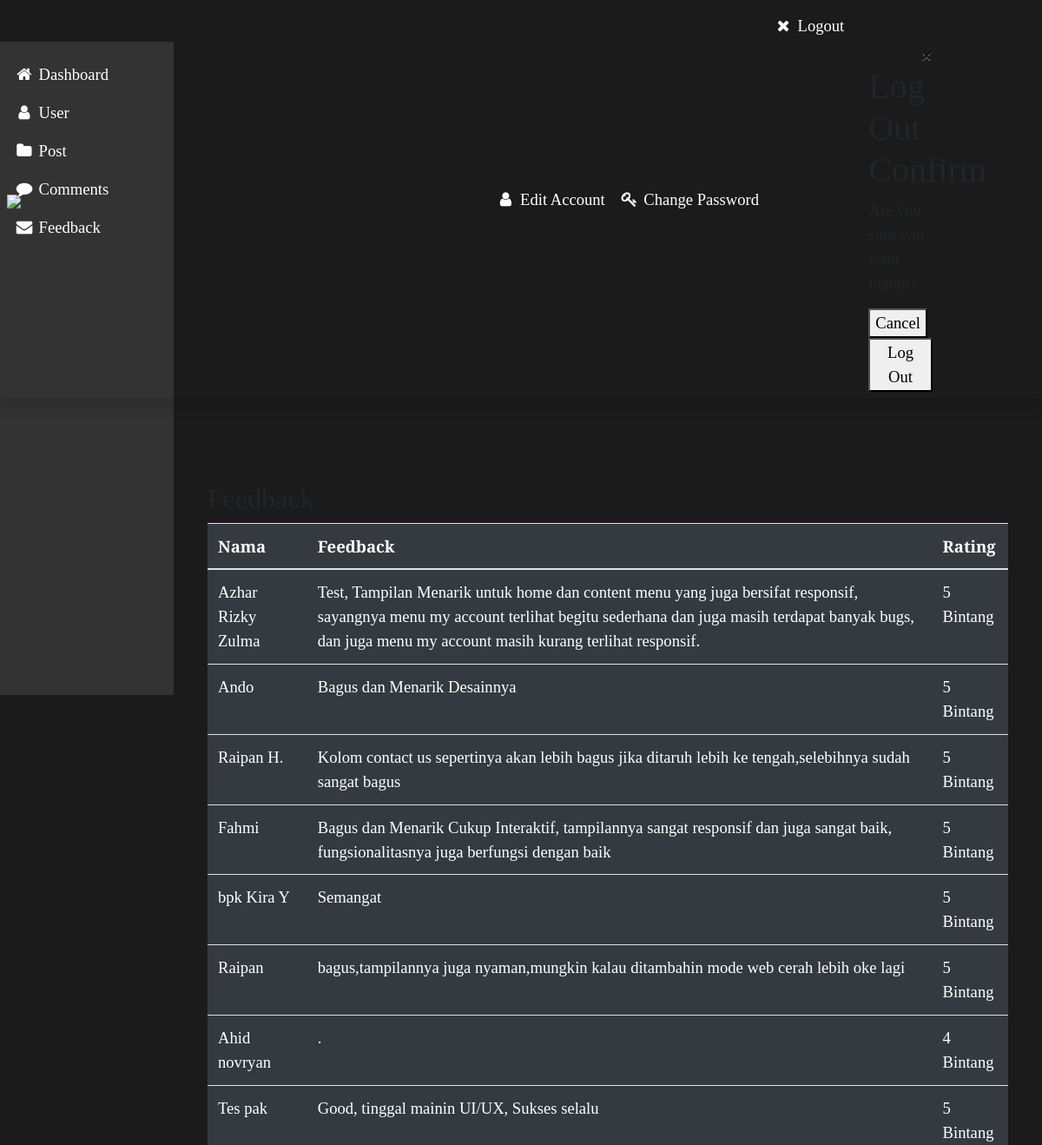
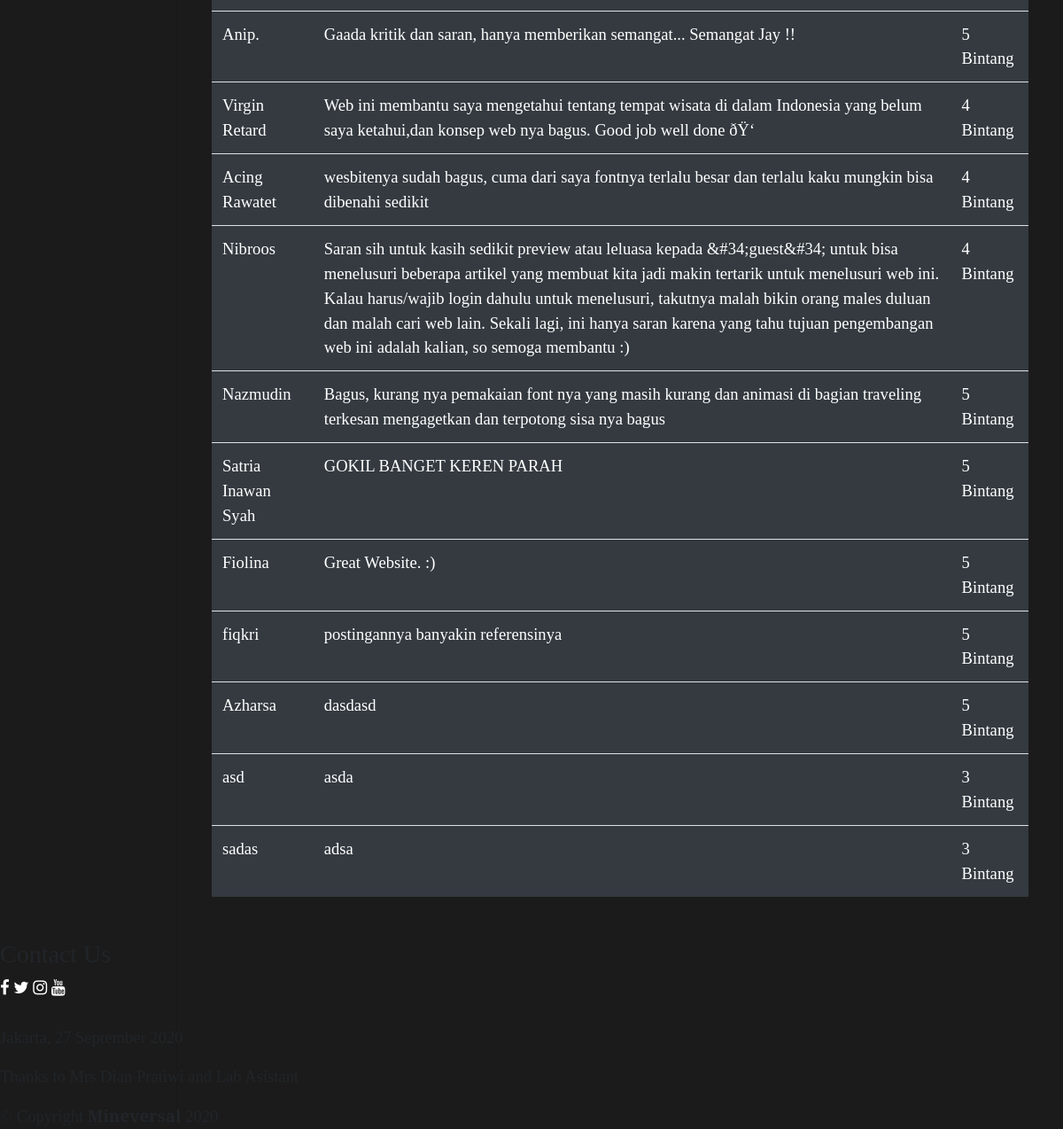
The page /admin/feedback.php (signed in) on the database its author committed (2 pictures, top to bottom).
### tables this page shows
CREATE TABLE `feedback` (
  `id` int(11) NOT NULL,
  `name` varchar(255) NOT NULL,
  `feedback` longtext NOT NULL,
  `rating` int(5) NOT NULL
);

### admin/feedback.php (the view, shortened to what this page needs)
<?php
include('includes/config.php');
?>
<!DOCTYPE html>
    <link rel="stylesheet" href="https://tugas.mineversal.com/user/assets/css/account.css" type="text/css"/>
    <link rel="stylesheet" href="https://tugas.mineversal.com/user/assets/css/index.css" type="text/css"/>
    <link rel="stylesheet" href="https://tugas.mineversal.com/user/framework/css/bootstrap.min.css"/>
    <link href="https://cdnjs.cloudflare.com/ajax/libs/font-awesome/4.7.0/css/font-awesome.min.css"  rel="stylesheet">
    <head>
    </head>
    <body>
        <header id="bar" class="barheader">
            <nav class="nav navbar navbar-dark flex-md-nowrap shadow p-2 navbar-expand-lg" id="nav-custom">
                <a class="navbar-brand" href="#"><img class="my-auto mx-auto" src="https://tugas.mineversal.com/user/assets/img/logo.png" width="200px"></a>
                <div class="collapse navbar-collapse" id="navbarSupportedContent">
                    <ul class="navbar-nav ml-auto">
                        <li class="nav-item my-auto buttonbar active">
                            <a href="update" class="nav-link"><i class="fa fa-fw fa-user"></i> Edit Account</a>
                        </li>
                        <li class="nav-item my-auto buttonbar active">
                            <a href="password" class="nav-link"><i class="fa fa-fw fa-key"></i> Change Password</a>
                        </li>
                        <li class="nav-item my-auto buttonbar active">
                            <a class="nav-link" onclick="document.getElementById('signUp').style.display='block'" style="width:auto;"><i class="fa fa-fw fa-close"></i> Logout</a>
                            <div id="signUp" class="signup-bg">
                                <form class="signup-content animate col-md-4 mx-auto" action="logout.php" method="POST">
                                    <div class="signup-container">
                                        <div class="signup-formcontainer">
                                            <span onclick="document.getElementById('signUp').style.display='none'" class="close" title="Close Modal">&times;</span>
                                            <h1>Log Out Confirm</h1>
                                            <p>Are you sure you want logout?</p>
                                        </div>
                                        <div class="clearfix">
                                            <button type="button" onclick="document.getElementById('signUp').style.display='none'" class="cancelbtn">Cancel</button>
                                            <button type="submit" class="signupbtn" name="logout">Log Out</button>
                                        </div>
                                    </div>
                                </form>
                            </div>
                        </li>
                    </ul>
                </div>
            </nav>
        </header>
        <div class="container-fluid">
            <div class="row">
                <nav id="sidebarMenu" class="col-md-3 col-lg-2 d-md-block sidebar collapse" id="nav-custom">
                    <div class="sidebar-sticky pt-3">
                        <ul class="nav flex-column">
                            <li class="nav-item my-auto buttonbar active">
                                <a class="nav-link active" href="dashboard"><i class="fa fa-fw fa-home"></i> Dashboard</a>
                            </li>
                            <li class="nav-item my-auto buttonbar active">
                                <a class="nav-link active" href="user"><i class="fa fa-fw fa-user"></i> User</a>
                            </li>
                            <li class="nav-item my-auto buttonbar active">
                                <a class="nav-link active" href="post"><i class="fa fa-fw fa-folder"></i> Post</a>
                            </li>
                            <li class="nav-item my-auto buttonbar active">
                                <a class="nav-link active" href="komentar"><i class="fa fa-fw fa-comment"></i> Comments</a>
                            </li>
                            <li class="nav-item my-auto buttonbar active">
                                <a class="nav-link active" href="feedback"><i class="fa fa-fw fa-envelope"></i> Feedback</a>
                            </li>
                        </ul>
                    </div>
                </nav>
                <main role="main" class="col-md-9 ml-sm-auto col-lg-10 px-md-4 kanan">
                    <div class="container-fluid mb-5 pt-5">
                        <h2 class="mt-5">Feedback</h2>
                        <div class="row">
                            <div class="col-sm-12">
                                <div class="card-box">
                                    <div class="table-responsive">
                                        <table class="table table-colored table-centered table-inverse m-0 bg-dark">
                                            <thead>
                                                <tr>
                                                    <th>Nama</th>
                                                    <th>Feedback</th>
                                                    <th>Rating</th>
                                                </tr>
                                            </thead>
                                            <tbody>
                                                <?php
                                                    $query=mysqli_query($kon,"SELECT id as id, name as name, feedback as feedback, rating as rating FROM feedback");
                                                    $rowcount=mysqli_num_rows($query);
                                                    if($rowcount==0){
                                                ?>
                                                <tr>
                                                    <td colspan = "3" align="center"><h3 style="color:red">No record found</h3></td>
                                                </tr>
                                                <?php
                                                    } else {
                                                        while($row = mysqli_fetch_array($query))
                                                    {
                                                ?>
                                                <tr>
                                                    <td><?php echo htmlentities($row['name']);?></td>
                                                    <td><?php echo htmlentities($row['feedback']);?></td>
                                                    <td><?php echo htmlentities($row['rating']);?> Bintang</td>
                                                </tr>
                                                <?php } }?>
                                            </tbody>
                                        </table>
                                    </div>
                                </div>
                            </div>
                        </div>
                    </div>
                </main>
            </div>
        </div>
        <div class="footer">
            <div id="contact">
                <h3 class="">Contact Us</h3>
                <a href="https://facebook.com/mineversal" class="fa fa-facebook"></a>
                <a href="https://twitter.com/mineversals" class="fa fa-twitter"></a>
                <a href="https://instagram.com/mineversal" class="fa fa-instagram"></a>
                <a href="https://youtube.com/mineversal" class="fa fa-youtube"></a>
            </div>
            <br>
            <div>
                <p>Jakarta, 27 September 2020</p>
                <p>Thanks to Mrs Dian Pratiwi and Lab Asistant<p>
            </div>
            <div class="copyright">
                &copy; Copyright <strong><span>Mineversal</span></strong> 2020
            </div>
        </div>
    </body>
</html>

### admin/feedback.php (style rules this page uses)
body { font-family: 'Alegreya'; font-size: 18.6px; background-color: rgb(27, 27, 27); height: auto; }
tr, td, a { color: white; }
.sidebar { position: fixed; top: 0; bottom: 0; left: 0; z-index: 1; padding: 48px 0 0; box-shadow: inset -1px 0 0 rgba(0, 0, 0, .1); }
.sidebar-sticky { position: relative; top: 0; height: calc(100vh - 48px); padding-top: .5rem; overflow-x: hidden; overflow-y: auto; background-color: #333; }
.sidebar .nav-link { font-weight: 500; color: #333; }
.sidebar .nav-link.active { color: white; }
#nav-custom { z-index: 2; }

### rows shown on the page
feedback: name "Azhar Rizky Zulma", feedback "Test, Tampilan Menarik untuk home dan content menu yang juga bersifat responsif, sayangnya menu my account terlihat begitu sederhana dan juga masih terdapat banyak bugs, dan juga menu my account masih kurang terlihat responsif.", rating "5"
feedback: name "Ando", feedback "Bagus dan Menarik Desainnya", rating "5"
feedback: name "Raipan H.", feedback "Kolom contact us sepertinya akan lebih bagus jika ditaruh lebih ke tengah,selebihnya sudah sangat bagus", rating "5"
feedback: name "Fahmi", feedback "Bagus dan Menarik Cukup Interaktif, tampilannya sangat responsif dan juga sangat baik, fungsionalitasnya juga berfungsi dengan baik", rating "5"
feedback: name "bpk Kira Y", feedback "Semangat", rating "5"
feedback: name "Raipan", feedback "bagus,tampilannya juga nyaman,mungkin kalau ditambahin mode web cerah lebih oke lagi", rating "5"
feedback: name "Ahid novryan", feedback ".", rating "4"
feedback: name "Tes pak", feedback "Good, tinggal mainin UI/UX, Sukses selalu", rating "5"
feedback: name "Anip.", feedback "Gaada kritik dan saran, hanya memberikan semangat... Semangat Jay !!", rating "5"
feedback: name "Virgin Retard", feedback "Web ini membantu saya mengetahui tentang tempat wisata di dalam Indonesia yang belum saya ketahui,dan konsep web nya bagus. Good job well done ðŸ‘", rating "4"
feedback: name "Acing Rawatet", feedback "wesbitenya sudah bagus, cuma dari saya fontnya terlalu besar dan terlalu kaku mungkin bisa dibenahi sedikit", rating "4"
feedback: name "Nibroos", feedback "Saran sih untuk kasih sedikit preview atau leluasa kepada &#34;guest&#34; untuk bisa menelusuri beberapa artikel yang membuat kita jadi makin tertarik untuk menelusuri web ini. Kalau harus/wajib login dahulu untuk menelusuri, takutnya malah bikin orang males duluan dan malah cari web lain. Sekali lagi, ini hanya saran karena yang tahu tujuan pengembangan web ini adalah kalian, so semoga membantu :)", rating "4"
feedback: name "Nazmudin", feedback "Bagus, kurang nya pemakaian font nya yang masih kurang dan animasi di bagian traveling terkesan mengagetkan dan terpotong sisa nya bagus", rating "5"
feedback: name "Satria Inawan Syah", feedback "GOKIL BANGET KEREN PARAH", rating "5"
feedback: name "Fiolina", feedback "Great Website. :)", rating "5"
feedback: name "fiqkri", feedback "postingannya banyakin referensinya", rating "5"
feedback: name "Azharsa", feedback "dasdasd", rating "5"
feedback: name "asd", feedback "asda", rating "3"
feedback: name "sadas", feedback "adsa", rating "3"
